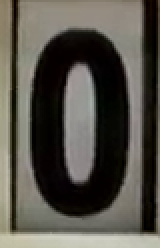
#> input picture server/project/digit_fonts_v2/0/0001_raw.png, 80 x 124 px (shown 2 times larger); its folder holds only this picture in this run
$ python -i extract_meter.py   (imports and definitions only)
#> lines starting #> are read from the running program, lines starting #| are printed output that depends on the picture; after the words box and inside, x2 and y2 are one past the last pixel; in counts of white or black regions, pixels touching at a corner belong together
#> further down, picture is the input picture: shape (124, 80, 3); mean B, G, R 74.5, 82.3, 85.8
#!/usr/bin/env python3
"""
extract_meter.py

Read 4-digit meter numbers from close-up video using trained font set.
Detects close-ups, extracts 4 digits, matches against digit_fonts/.
Improved preprocessing for aged/yellowed meters.
"""

import os
import sys
import csv
import cv2
import numpy as np
from pathlib import Path
from datetime import datetime
import tkinter as tk
from tkinter import filedialog, messagebox
from PIL import Image, ImageTk

# Constants (must match font_capture.py)
FONT_W, FONT_H = 32, 48
MATCH_MIN = 0.50
NUM_DIGITS = 4

# ============================================================================
# PREPROCESSING & NORMALIZATION
# ============================================================================

def preprocess_digit(img):
    """
    Preprocess aged/yellowed digit image for better thresholding.
    - White balance (LAB color normalization)
    - CLAHE (Contrast Limited Adaptive Histogram Equalization)
    - Adaptive thresholding
    - Shadow removal via morphological closing
    """
    if len(img.shape) == 3:
        # Convert to LAB color space (better for white balance)
        lab = cv2.cvtColor(img, cv2.COLOR_BGR2LAB)
#> lab: shape (124, 80, 3); mean of channels 0, 1, 2 86.7, 127.8, 132.6

        # Normalize L channel (luminance) to full range
        l, a, b = cv2.split(lab)
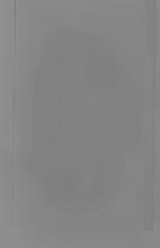
#> b: shape (124, 80) (shown 2 times larger); min 126, max 144, mean 132.6
        l = cv2.equalizeHist(l)
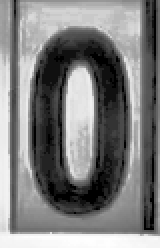
#> l: shape (124, 80) (shown 2 times larger); min 0, max 255, mean 125.8
        lab = cv2.merge([l, a, b])
#> lab: shape (124, 80, 3); mean of channels 0, 1, 2 125.8, 127.8, 132.6

        # Convert back to BGR
        img = cv2.cvtColor(lab, cv2.COLOR_LAB2BGR)
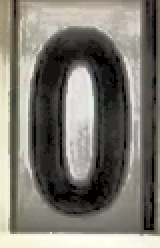
#> img: shape (124, 80, 3) (shown 2 times larger); mean B, G, R 113, 121, 124.2

    gray = cv2.cvtColor(img, cv2.COLOR_BGR2GRAY) if len(img.shape) == 3 else img

    # CLAHE: Boost contrast locally
    clahe = cv2.createCLAHE(clipLimit=2.0, tileGridSize=(8, 8))
    gray = clahe.apply(gray)
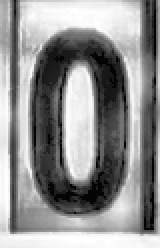
#> gray: shape (124, 80) (shown 2 times larger); min 2, max 255, mean 144.7

    # Adaptive threshold: handles uneven lighting better than Otsu
    # Gaussian: window 11x11, constant subtracted = 2
    thresh_adaptive = cv2.adaptiveThreshold(
        gray, 255, cv2.ADAPTIVE_THRESH_GAUSSIAN_C,
        cv2.THRESH_BINARY, 11, 2
    )
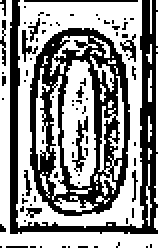
#> thresh_adaptive: shape (124, 80) (shown 2 times larger); 59.1% white; 80 black regions (69 under 20 px), largest, box (x1, y1, x2, y2) and area: (15, 14, 65, 108) 2071, (5, 0, 79, 117) 1419, (36, 58, 44, 86) 77

    # Also try Otsu as fallback
    _, thresh_otsu = cv2.threshold(gray, 0, 255, cv2.THRESH_OTSU)
#> thresh_otsu: shape (124, 80); 53.1% white; 3 black regions, box (x1, y1, x2, y2) and area: (15, 15, 64, 108) 3174, (66, 0, 80, 117) 927, (5, 0, 27, 117) 547

    # Morphological closing: fill small holes (shadows) in digits
    kernel = cv2.getStructuringElement(cv2.MORPH_ELLIPSE, (3, 3))
    thresh_adaptive = cv2.morphologyEx(thresh_adaptive, cv2.MORPH_CLOSE, kernel)
#> thresh_adaptive: shape (124, 80); 68.7% white; 31 black regions (22 under 20 px), largest, box (x1, y1, x2, y2) and area: (5, 0, 79, 117) 709, (15, 14, 65, 71) 675, (70, 0, 79, 110) 598
    thresh_otsu = cv2.morphologyEx(thresh_otsu, cv2.MORPH_CLOSE, kernel)
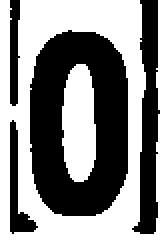
#> thresh_otsu: shape (124, 80) (shown 2 times larger); 53.6% white; 4 black regions, box (x1, y1, x2, y2) and area: (15, 15, 64, 108) 3174, (66, 0, 80, 117) 925, (5, 60, 19, 117) 289, (5, 0, 10, 53) 219

    return thresh_adaptive, thresh_otsu


def pick_glyph(ink):
    """
    Extract central digit from ink mask.
    More robust: handles weak strokes and edge noise.
    Returns (mask, clean_img).
    """
    if not np.any(ink):
        return ink, np.zeros_like(ink, dtype=np.uint8)

    # Find bounding box of ink
    ys, xs = np.where(ink)
    y1, y2 = ys.min(), ys.max()
    x1, x2 = xs.min(), xs.max()

    h, w = y2 - y1 + 1, x2 - x1 + 1

    # Reject thin bars (cell borders are < 13% of height)
    if w < 0.13 * h:
        return np.zeros_like(ink, dtype=np.uint8), np.zeros_like(ink, dtype=np.uint8)

    # Reject too-wide blurs (likely borders or merged digits)
    if w > 0.95 * ink.shape[1]:
        return np.zeros_like(ink, dtype=np.uint8), np.zeros_like(ink, dtype=np.uint8)

    # Remove edge pixels (margin) to exclude cell borders and shadows
    margin = max(2, min(h, w) // 10)
    center_ink = ink.copy()
    center_ink[:, :margin] = 0
    center_ink[:, -margin:] = 0
    center_ink[:margin, :] = 0
    center_ink[-margin:, :] = 0

    # If center is empty, try smaller margin
    if not np.any(center_ink):
        margin = max(1, min(h, w) // 15)
        center_ink = ink.copy()
        center_ink[:, :margin] = 0
        center_ink[:, -margin:] = 0
        center_ink[:margin, :] = 0
        center_ink[-margin:, :] = 0

    if not np.any(center_ink):
        # Fall back to original if no center survives
        center_ink = ink

    return center_ink, center_ink.astype(np.uint8) * 255


def normalize_font(img, verbose=False):
    """Normalize digit crop to 32x48 with improved preprocessing."""
    if img.shape[0] == 0 or img.shape[1] == 0:
        return np.zeros((FONT_H, FONT_W), dtype=np.uint8)

    # Preprocess with white balance + CLAHE + adaptive threshold
    thresh_adaptive, thresh_otsu = preprocess_digit(img)

    # Try adaptive threshold first (better for aged/uneven lighting)
    for thresh in [thresh_adaptive, thresh_otsu]:
        ink, clean = pick_glyph(thresh)

        if np.any(clean):
            resized = cv2.resize(clean, (FONT_W, FONT_H))
            return resized
#> this loop made 2 passes
#> (y1 in pick_glyph, y2 in pick_glyph, x1 in pick_glyph, x2 in pick_glyph, h in pick_glyph, w in pick_glyph) on passes 1 to 2: (0, 123, 0, 79, 124, 80), (0, 123, 0, 79, 124, 80)

    # Fallback: just resize
    gray = cv2.cvtColor(img, cv2.COLOR_BGR2GRAY) if len(img.shape) == 3 else img
    return cv2.resize(gray, (FONT_W, FONT_H))
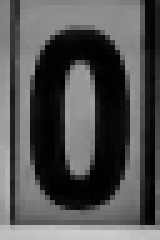
#> returned value: shape (48, 32) (shown 5 times larger); min 0, max 204, mean 82.2


# ============================================================================
# DIGIT DETECTION
# ============================================================================

# [108 lines left out: functions digit_candidates, select_four, propose_boxes, not called in this run]


# ============================================================================
# FONT LOADING & MATCHING
# ============================================================================

class FontSet:
    """Load and match against trained digit fonts."""

    # [57 lines left out: functions __init__, load_all, match, not called in this run]


# ============================================================================
# EXTRACTION GUI
# ============================================================================

class MeterExtractorGUI:
    # [39 lines left out: function __init__, not called in this run]

    def toggle_play(self):
        self.playing = not self.playing

    # [103 lines left out: functions extract_one_frame, update_loop, save_results, not called in this run]

    def quit_app(self):
        self.cap.release()
        self.root.destroy()


# ============================================================================
# MAIN
# ============================================================================

# [27 lines left out: function main, not called in this run]


# [2 lines not run here, left out]

>>> import cv2
>>> picture = cv2.imread('digit_fonts_v2/0/0001_raw.png')
>>> result = normalize_font(picture)

$ run again, on server/project/digit_fonts_v2/0/0003_raw.png
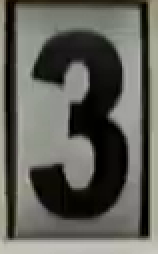
#> input picture server/project/digit_fonts_v2/0/0003_raw.png, 79 x 127 px (shown 2 times larger)
#> picture is the input picture: shape (127, 79, 3); mean B, G, R 88.3, 95.3, 95.1
#> in preprocess_digit, `thresh_adaptive = cv2.adaptiveThreshold( gray, 255, cv2.ADAPTIVE_THRES..`:
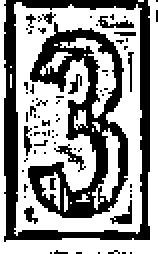
#> thresh_adaptive: shape (127, 79) (shown 2 times larger); 59.2% white; 74 black regions (65 under 20 px), largest, box (x1, y1, x2, y2) and area: (14, 11, 64, 109) 1860, (2, 0, 75, 121) 1709, (27, 72, 43, 86) 56
#> the loop in normalize_font, `for thresh in [thresh_adaptive, thresh_otsu]:` made 2 passes
#> (y1 in pick_glyph, y2 in pick_glyph, x1 in pick_glyph, x2 in pick_glyph, h in pick_glyph, w in pick_glyph) on passes 1 to 2: (0, 126, 0, 78, 127, 79), (0, 126, 0, 78, 127, 79)
#> in normalize_font, `return cv2.resize(gray, (FONT_W, FONT_H))`:
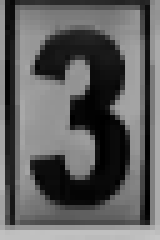
#> returned value: shape (48, 32) (shown 5 times larger); min 0, max 198, mean 94.4
